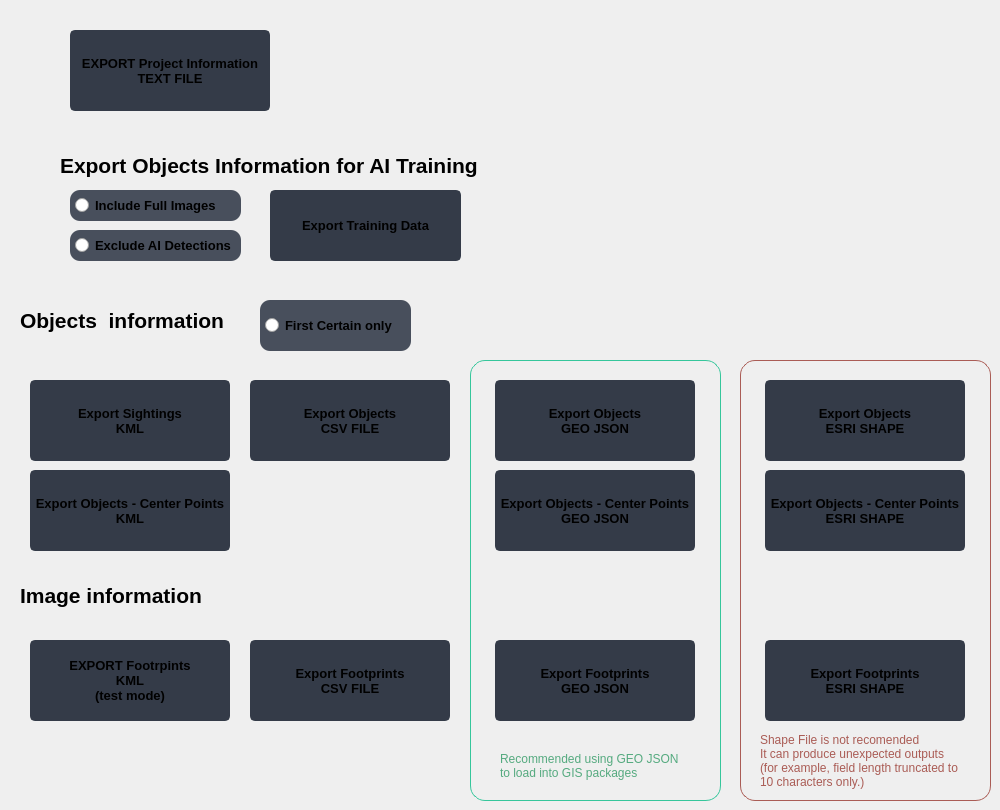
               <widget class="QWidget" name="page_export">
                <widget class="QPushButton" name="btn_exp_obj_kml">
                 <property name="enabled">
                  <bool>true</bool>
                 </property>
                 <property name="geometry">
                  <rect>
                   <x>30</x>
                   <y>380</y>
                   <width>200</width>
                   <height>81</height>
                  </rect>
                 </property>
                 <property name="font">
                  <font>
                   <family>Segoe UI</family>
                   <pointsize>10</pointsize>
                   <bold>true</bold>
                  </font>
                 </property>
                 <property name="toolTip">
                  <string notr="true"/>
                 </property>
                 <property name="styleSheet">
                  <string notr="true">QPushButton {
	border: 2px solid rgb(52, 59, 72);
	border-radius: 5px;	
	background-color: rgb(52, 59, 72);
}
QPushButton:hover {
	background-color: rgb(57, 65, 80);
	border: 2px solid rgb(61, 70, 86);
}
QPushButton:pressed {	
	background-color: rgb(35, 40, 49);
	border: 2px solid rgb(43, 50, 61);
}</string>
                 </property>
                 <property name="text">
                  <string notr="true">Export Sightings
KML</string>
                 </property>
                </widget>
                <widget class="QPushButton" name="btn_exp_footprint_kml">
                 <property name="enabled">
                  <bool>true</bool>
                 </property>
                 <property name="geometry">
                  <rect>
                   <x>30</x>
                   <y>640</y>
                   <width>200</width>
                   <height>81</height>
                  </rect>
                 </property>
                 <property name="font">
                  <font>
                   <family>Segoe UI</family>
                   <pointsize>10</pointsize>
                   <bold>true</bold>
                  </font>
                 </property>
                 <property name="styleSheet">
                  <string notr="true">QPushButton {
	border: 2px solid rgb(52, 59, 72);
	border-radius: 5px;	
	background-color: rgb(52, 59, 72);
}
QPushButton:hover {
	background-color: rgb(57, 65, 80);
	border: 2px solid rgb(61, 70, 86);
}
QPushButton:pressed {	
	background-color: rgb(35, 40, 49);
	border: 2px solid rgb(43, 50, 61);
}</string>
                 </property>
                 <property name="text">
                  <string notr="true">EXPORT Footrpints
KML
(test mode)</string>
                 </property>
                </widget>
                <widget class="QPushButton" name="btn_exp_obj_csv">
                 <property name="enabled">
                  <bool>true</bool>
                 </property>
                 <property name="geometry">
                  <rect>
                   <x>250</x>
                   <y>380</y>
                   <width>200</width>
                   <height>81</height>
                  </rect>
                 </property>
                 <property name="font">
                  <font>
                   <family>Segoe UI</family>
                   <pointsize>10</pointsize>
                   <bold>true</bold>
                  </font>
                 </property>
                 <property name="styleSheet">
                  <string notr="true">QPushButton {
	border: 2px solid rgb(52, 59, 72);
	border-radius: 5px;	
	background-color: rgb(52, 59, 72);
}
QPushButton:hover {
	background-color: rgb(57, 65, 80);
	border: 2px solid rgb(61, 70, 86);
}
QPushButton:pressed {	
	background-color: rgb(35, 40, 49);
	border: 2px solid rgb(43, 50, 61);
}</string>
                 </property>
                 <property name="text">
                  <string notr="true">Export Objects
CSV FILE</string>
                 </property>
                </widget>
                <widget class="QPushButton" name="btn_exp_footprint_csv">
                 <property name="enabled">
                  <bool>true</bool>
                 </property>
                 <property name="geometry">
                  <rect>
                   <x>250</x>
                   <y>640</y>
                   <width>200</width>
                   <height>81</height>
                  </rect>
                 </property>
                 <property name="font">
                  <font>
                   <family>Segoe UI</family>
                   <pointsize>10</pointsize>
                   <bold>true</bold>
                  </font>
                 </property>
                 <property name="styleSheet">
                  <string notr="true">QPushButton {
	border: 2px solid rgb(52, 59, 72);
	border-radius: 5px;	
	background-color: rgb(52, 59, 72);
}
QPushButton:hover {
	background-color: rgb(57, 65, 80);
	border: 2px solid rgb(61, 70, 86);
}
QPushButton:pressed {	
	background-color: rgb(35, 40, 49);
	border: 2px solid rgb(43, 50, 61);
}</string>
                 </property>
                 <property name="text">
                  <string notr="true">Export Footprints
CSV FILE</string>
                 </property>
                </widget>
                <widget class="QLabel" name="label_35">
                 <property name="geometry">
                  <rect>
                   <x>20</x>
                   <y>580</y>
                   <width>211</width>
                   <height>31</height>
                  </rect>
                 </property>
                 <property name="font">
                  <font>
                   <pointsize>16</pointsize>
                   <bold>true</bold>
                  </font>
                 </property>
                 <property name="text">
                  <string notr="true">Image information</string>
                 </property>
                </widget>
                <widget class="QLabel" name="label_45">
                 <property name="geometry">
                  <rect>
                   <x>20</x>
                   <y>300</y>
                   <width>231</width>
                   <height>41</height>
                  </rect>
                 </property>
                 <property name="font">
                  <font>
                   <pointsize>16</pointsize>
                   <bold>true</bold>
                  </font>
                 </property>
                 <property name="text">
                  <string notr="true">Objects  information</string>
                 </property>
                </widget>
                <widget class="QLabel" name="label_46">
                 <property name="geometry">
                  <rect>
                   <x>60</x>
                   <y>150</y>
                   <width>431</width>
                   <height>31</height>
                  </rect>
                 </property>
                 <property name="font">
                  <font>
                   <pointsize>16</pointsize>
                   <bold>true</bold>
                  </font>
                 </property>
                 <property name="text">
                  <string notr="true">Export Objects Information for AI Training</string>
                 </property>
                </widget>
                <widget class="QPushButton" name="epxort_project_information">
                 <property name="enabled">
                  <bool>true</bool>
                 </property>
                 <property name="geometry">
                  <rect>
                   <x>70</x>
                   <y>30</y>
                   <width>200</width>
                   <height>81</height>
                  </rect>
                 </property>
                 <property name="font">
                  <font>
                   <family>Segoe UI</family>
                   <pointsize>10</pointsize>
                   <bold>true</bold>
                  </font>
                 </property>
                 <property name="styleSheet">
                  <string notr="true">QPushButton {
	border: 2px solid rgb(52, 59, 72);
	border-radius: 5px;	
	background-color: rgb(52, 59, 72);
}
QPushButton:hover {
	background-color: rgb(57, 65, 80);
	border: 2px solid rgb(61, 70, 86);
}
QPushButton:pressed {	
	background-color: rgb(35, 40, 49);
	border: 2px solid rgb(43, 50, 61);
}</string>
                 </property>
                 <property name="text">
                  <string notr="true">EXPORT Project Information
TEXT FILE</string>
                 </property>
                </widget>
                <widget class="QRadioButton" name="rd_export_first_certain">
                 <property name="enabled">
                  <bool>true</bool>
                 </property>
                 <property name="geometry">
                  <rect>
                   <x>260</x>
                   <y>300</y>
                   <width>151</width>
                   <height>51</height>
                  </rect>
                 </property>
                 <property name="font">
                  <font>
                   <family>MS Shell Dlg 2</family>
                   <pointsize>10</pointsize>
                   <bold>true</bold>
                  </font>
                 </property>
                 <property name="focusPolicy">
                  <enum>Qt::FocusPolicy::NoFocus</enum>
                 </property>
                 <property name="styleSheet">
                  <string notr="true">QRadioButton:checked{  padding-left: 5px; background-color: rgb(3,172,70); border-radius: 10px;}

QRadioButton:unchecked{ padding-left: 5px; background-color: rgb(72, 79, 92); border-radius: 10px;}</string>
                 </property>
                 <property name="text">
                  <string notr="true">First Certain only</string>
                 </property>
                 <property name="iconSize">
                  <size>
                   <width>20</width>
                   <height>20</height>
                  </size>
                 </property>
                 <property name="checkable">
                  <bool>true</bool>
                 </property>
                 <property name="checked">
                  <bool>false</bool>
                 </property>
                 <property name="autoExclusive">
                  <bool>false</bool>
                 </property>
                </widget>
                <widget class="QRadioButton" name="db_check_export_ai_full_images">
                 <property name="geometry">
                  <rect>
                   <x>70</x>
                   <y>190</y>
                   <width>171</width>
                   <height>31</height>
                  </rect>
                 </property>
                 <property name="font">
                  <font>
                   <pointsize>10</pointsize>
                   <bold>true</bold>
                  </font>
                 </property>
                 <property name="styleSheet">
                  <string notr="true">QRadioButton:checked{  padding-left: 5px; background-color: rgb(3,172,70); border-radius: 10px;}

QRadioButton:unchecked{ padding-left: 5px; background-color: rgb(72, 79, 92); border-radius: 10px;}</string>
                 </property>
                 <property name="text">
                  <string notr="true">Include Full Images</string>
                 </property>
                 <property name="autoExclusive">
                  <bool>false</bool>
                 </property>
                </widget>
                <widget class="QRadioButton" name="db_check_export_ai_detections">
                 <property name="geometry">
                  <rect>
                   <x>70</x>
                   <y>230</y>
                   <width>171</width>
                   <height>31</height>
                  </rect>
                 </property>
                 <property name="font">
                  <font>
                   <pointsize>10</pointsize>
                   <bold>true</bold>
                  </font>
                 </property>
                 <property name="styleSheet">
                  <string notr="true">QRadioButton:checked{  padding-left: 5px; background-color: rgb(3,172,70); border-radius: 10px;}

QRadioButton:unchecked{ padding-left: 5px; background-color: rgb(72, 79, 92); border-radius: 10px;}</string>
                 </property>
                 <property name="text">
                  <string notr="true">Exclude AI Detections</string>
                 </property>
                 <property name="autoExclusive">
                  <bool>false</bool>
                 </property>
                </widget>
                <widget class="QPushButton" name="db_export_trainingsdata">
                 <property name="geometry">
                  <rect>
                   <x>270</x>
                   <y>190</y>
                   <width>191</width>
                   <height>71</height>
                  </rect>
                 </property>
                 <property name="sizePolicy">
                  <sizepolicy hsizetype="Preferred" vsizetype="Expanding">
                   <horstretch>0</horstretch>
                   <verstretch>0</verstretch>
                  </sizepolicy>
                 </property>
                 <property name="font">
                  <font>
                   <family>Segoe UI</family>
                   <pointsize>10</pointsize>
                   <bold>true</bold>
                  </font>
                 </property>
                 <property name="toolTip">
                  <string>&lt;html&gt;&lt;head/&gt;&lt;body&gt;&lt;p&gt;Change Paths of images if location changed&lt;/p&gt;&lt;/body&gt;&lt;/html&gt;</string>
                 </property>
                 <property name="styleSheet">
                  <string notr="true">QPushButton {
	border: 2px solid rgb(52, 59, 72);
	border-radius: 5px;	
	background-color: rgb(52, 59, 72);
}
QPushButton:hover {
	background-color: rgb(57, 65, 80);
	border: 2px solid rgb(61, 70, 86);
}
QPushButton:pressed {	
	background-color: rgb(35, 40, 49);
	border: 2px solid rgb(43, 50, 61);
}</string>
                 </property>
                 <property name="text">
                  <string notr="true">Export Training Data</string>
                 </property>
                </widget>
                <widget class="QFrame" name="frame_geojson">
                 <property name="geometry">
                  <rect>
                   <x>470</x>
                   <y>360</y>
                   <width>251</width>
                   <height>441</height>
                  </rect>
                 </property>
                 <property name="sizePolicy">
                  <sizepolicy hsizetype="Expanding" vsizetype="Preferred">
                   <horstretch>0</horstretch>
                   <verstretch>0</verstretch>
                  </sizepolicy>
                 </property>
                 <property name="minimumSize">
                  <size>
                   <width>0</width>
                   <height>0</height>
                  </size>
                 </property>
                 <property name="maximumSize">
                  <size>
                   <width>16777215</width>
                   <height>16777215</height>
                  </size>
                 </property>
                 <property name="styleSheet">
                  <string notr="true">#frame_geojson{
border: 1px solid #35c69b;
border-radius:15px;}
</string>
                 </property>
                 <property name="frameShape">
                  <enum>QFrame::Shape::StyledPanel</enum>
                 </property>
                 <property name="frameShadow">
                  <enum>QFrame::Shadow::Raised</enum>
                 </property>
                 <widget class="QPushButton" name="btn_exp_footprint_json">
                  <property name="enabled">
                   <bool>true</bool>
                  </property>
                  <property name="geometry">
                   <rect>
                    <x>25</x>
                    <y>280</y>
                    <width>200</width>
                    <height>81</height>
                   </rect>
                  </property>
                  <property name="font">
                   <font>
                    <family>Segoe UI</family>
                    <pointsize>10</pointsize>
                    <bold>true</bold>
                   </font>
                  </property>
                  <property name="styleSheet">
                   <string notr="true">QPushButton {
	border: 2px solid rgb(52, 59, 72);
	border-radius: 5px;	
	background-color: rgb(52, 59, 72);
}
QPushButton:hover {
	background-color: rgb(57, 65, 80);
	border: 2px solid rgb(61, 70, 86);
}
QPushButton:pressed {	
	background-color: rgb(35, 40, 49);
	border: 2px solid rgb(43, 50, 61);
}</string>
                  </property>
                  <property name="text">
                   <string notr="true">Export Footprints
GEO JSON</string>
                  </property>
                 </widget>
                 <widget class="QPushButton" name="btn_exp_obj_point_json">
                  <property name="enabled">
                   <bool>true</bool>
                  </property>
                  <property name="geometry">
                   <rect>
                    <x>25</x>
                    <y>110</y>
                    <width>200</width>
                    <height>81</height>
                   </rect>
                  </property>
                  <property name="font">
                   <font>
                    <family>Segoe UI</family>
                    <pointsize>10</pointsize>
                    <bold>true</bold>
                   </font>
                  </property>
                  <property name="styleSheet">
                   <string notr="true">QPushButton {
	border: 2px solid rgb(52, 59, 72);
	border-radius: 5px;	
	background-color: rgb(52, 59, 72);
}
QPushButton:hover {
	background-color: rgb(57, 65, 80);
	border: 2px solid rgb(61, 70, 86);
}
QPushButton:pressed {	
	background-color: rgb(35, 40, 49);
	border: 2px solid rgb(43, 50, 61);
}</string>
                  </property>
                  <property name="text">
                   <string notr="true">Export Objects - Center Points
GEO JSON</string>
                  </property>
                 </widget>
                 <widget class="QPushButton" name="btn_exp_obj_json">
                  <property name="enabled">
                   <bool>true</bool>
                  </property>
                  <property name="geometry">
                   <rect>
                    <x>25</x>
                    <y>20</y>
                    <width>200</width>
                    <height>81</height>
                   </rect>
                  </property>
                  <property name="font">
                   <font>
                    <family>Segoe UI</family>
                    <pointsize>10</pointsize>
                    <bold>true</bold>
                   </font>
                  </property>
                  <property name="styleSheet">
                   <string notr="true">QPushButton {
	border: 2px solid rgb(52, 59, 72);
	border-radius: 5px;	
	background-color: rgb(52, 59, 72);
}
QPushButton:hover {
	background-color: rgb(57, 65, 80);
	border: 2px solid rgb(61, 70, 86);
}
QPushButton:pressed {	
	background-color: rgb(35, 40, 49);
	border: 2px solid rgb(43, 50, 61);
}</string>
                  </property>
                  <property name="text">
                   <string notr="true">Export Objects
GEO JSON</string>
                  </property>
                 </widget>
                 <widget class="QLabel" name="label_27">
                  <property name="geometry">
                   <rect>
                    <x>30</x>
                    <y>390</y>
                    <width>201</width>
                    <height>31</height>
                   </rect>
                  </property>
                  <property name="styleSheet">
                   <string notr="true">color: rgb(85, 170, 127)</string>
                  </property>
                  <property name="text">
                   <string notr="true">Recommended using GEO JSON
to load into GIS packages</string>
                  </property>
                 </widget>
                </widget>
                <widget class="QFrame" name="frame_shape">
                 <property name="geometry">
                  <rect>
                   <x>740</x>
                   <y>360</y>
                   <width>251</width>
                   <height>441</height>
                  </rect>
                 </property>
                 <property name="sizePolicy">
                  <sizepolicy hsizetype="Expanding" vsizetype="Preferred">
                   <horstretch>0</horstretch>
                   <verstretch>0</verstretch>
                  </sizepolicy>
                 </property>
                 <property name="minimumSize">
                  <size>
                   <width>0</width>
                   <height>0</height>
                  </size>
                 </property>
                 <property name="maximumSize">
                  <size>
                   <width>16777215</width>
                   <height>16777215</height>
                  </size>
                 </property>
                 <property name="styleSheet">
                  <string notr="true">#frame_shape{
border: 1px solid rgb(170, 92, 85);
border-radius:15px;}
</string>
                 </property>
                 <property name="frameShape">
                  <enum>QFrame::Shape::StyledPanel</enum>
                 </property>
                 <property name="frameShadow">
                  <enum>QFrame::Shadow::Raised</enum>
                 </property>
                 <widget class="QLabel" name="label_61">
                  <property name="geometry">
                   <rect>
                    <x>20</x>
                    <y>370</y>
                    <width>221</width>
                    <height>61</height>
                   </rect>
                  </property>
                  <property name="styleSheet">
                   <string notr="true">color: rgb(170, 92, 85)</string>
                  </property>
                  <property name="text">
                   <string>Shape File is not recomended
It can produce unexpected outputs
(for example, field length truncated to
10 characters only.)</string>
                  </property>
                 </widget>
                 <widget class="QPushButton" name="btn_exp_footprint_shp">
                  <property name="geometry">
                   <rect>
                    <x>25</x>
                    <y>280</y>
                    <width>200</width>
                    <height>81</height>
                   </rect>
                  </property>
                  <property name="font">
                   <font>
                    <family>Segoe UI</family>
                    <pointsize>10</pointsize>
                    <bold>true</bold>
                   </font>
                  </property>
                  <property name="styleSheet">
                   <string notr="true">QPushButton {
	border: 2px solid rgb(52, 59, 72);
	border-radius: 5px;	
	background-color: rgb(52, 59, 72);
}
QPushButton:hover {
	background-color: rgb(57, 65, 80);
	border: 2px solid rgb(61, 70, 86);
}
QPushButton:pressed {	
	background-color: rgb(35, 40, 49);
	border: 2px solid rgb(43, 50, 61);
}</string>
                  </property>
                  <property name="text">
                   <string notr="true">Export Footprints
ESRI SHAPE</string>
                  </property>
                 </widget>
                 <widget class="QPushButton" name="btn_exp_obj_shp">
                  <property name="enabled">
                   <bool>true</bool>
                  </property>
                  <property name="geometry">
                   <rect>
                    <x>25</x>
                    <y>20</y>
                    <width>200</width>
                    <height>81</height>
                   </rect>
                  </property>
                  <property name="font">
                   <font>
                    <family>Segoe UI</family>
                    <pointsize>10</pointsize>
                    <bold>true</bold>
                   </font>
                  </property>
                  <property name="autoFillBackground">
                   <bool>false</bool>
                  </property>
                  <property name="styleSheet">
                   <string notr="true">QPushButton {
	border: 2px solid rgb(52, 59, 72);
	border-radius: 5px;	
	background-color: rgb(52, 59, 72);
}
QPushButton:hover {
	background-color: rgb(57, 65, 80);
	border: 2px solid rgb(61, 70, 86);
}
QPushButton:pressed {	
	background-color: rgb(35, 40, 49);
	border: 2px solid rgb(43, 50, 61);
}</string>
                  </property>
                  <property name="text">
                   <string notr="true">Export Objects
ESRI SHAPE</string>
                  </property>
                 </widget>
                 <widget class="QPushButton" name="btn_exp_obj_poin_shp">
                  <property name="enabled">
                   <bool>true</bool>
                  </property>
                  <property name="geometry">
                   <rect>
                    <x>25</x>
                    <y>110</y>
                    <width>200</width>
                    <height>81</height>
                   </rect>
                  </property>
                  <property name="font">
                   <font>
                    <family>Segoe UI</family>
                    <pointsize>10</pointsize>
                    <bold>true</bold>
                   </font>
                  </property>
                  <property name="styleSheet">
                   <string notr="true">QPushButton {
	border: 2px solid rgb(52, 59, 72);
	border-radius: 5px;	
	background-color: rgb(52, 59, 72);
}
QPushButton:hover {
	background-color: rgb(57, 65, 80);
	border: 2px solid rgb(61, 70, 86);
}
QPushButton:pressed {	
	background-color: rgb(35, 40, 49);
	border: 2px solid rgb(43, 50, 61);
}</string>
                  </property>
                  <property name="text">
                   <string notr="true">Export Objects - Center Points
ESRI SHAPE</string>
                  </property>
                 </widget>
                </widget>
                <widget class="QPushButton" name="btn_exp_obj_point_kml">
                 <property name="enabled">
                  <bool>true</bool>
                 </property>
                 <property name="geometry">
                  <rect>
                   <x>30</x>
                   <y>470</y>
                   <width>200</width>
                   <height>81</height>
                  </rect>
                 </property>
                 <property name="font">
                  <font>
                   <family>Segoe UI</family>
                   <pointsize>10</pointsize>
                   <bold>true</bold>
                  </font>
                 </property>
                 <property name="toolTip">
                  <string notr="true"/>
                 </property>
                 <property name="styleSheet">
                  <string notr="true">QPushButton {
	border: 2px solid rgb(52, 59, 72);
	border-radius: 5px;	
	background-color: rgb(52, 59, 72);
}
QPushButton:hover {
	background-color: rgb(57, 65, 80);
	border: 2px solid rgb(61, 70, 86);
}
QPushButton:pressed {	
	background-color: rgb(35, 40, 49);
	border: 2px solid rgb(43, 50, 61);
}</string>
                 </property>
                 <property name="text">
                  <string notr="true">Export Objects - Center Points
KML</string>
                 </property>
                </widget>
               </widget>
